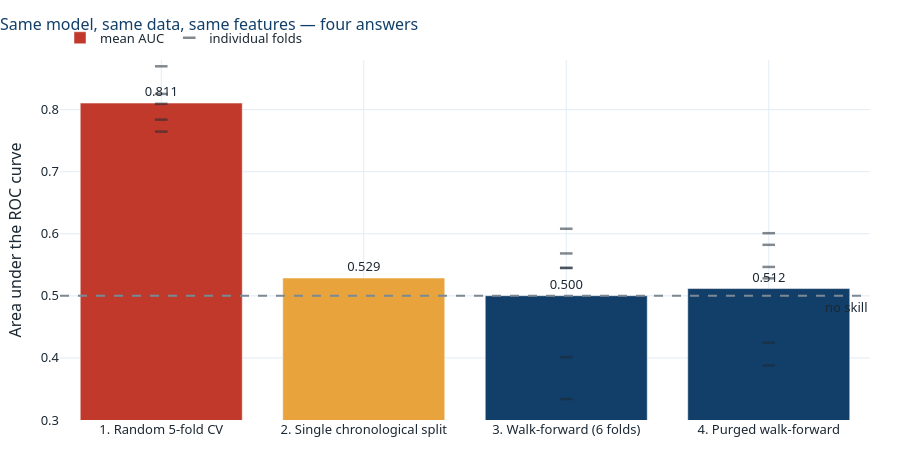

Here is the notebook cell this chart was saved with:
### Code cell
fig = go.Figure()
fig.add_trace(go.Bar(x=ladder.Protocol, y=ladder["Mean AUC"],
                     marker_color=[C["red"], C["amber"], C["navy"], C["navy"]],
                     text=[f"{v:.3f}" for v in ladder["Mean AUC"]],
                     textposition="outside", name="mean AUC"))
for i, (_, v) in enumerate(results.items()):
    if len(v) > 1:
        fig.add_trace(go.Scatter(x=[ladder.Protocol[i]] * len(v), y=v, mode="markers",
                                 marker=dict(size=9, color=C["ink"], opacity=0.55,
                                             symbol="line-ew-open",
                                             line=dict(width=2.5, color=C["ink"])),
                                 showlegend=(i == 0), name="individual folds"))
fig.add_hline(y=0.5, line=dict(color=C["grey"], width=2, dash="dash"),
              annotation_text="no skill", annotation_position="bottom right")
fig.update_yaxes(title="Area under the ROC curve", range=[0.3, 0.88])
style(fig, height=470,
      title="Same model, same data, same features — four answers")
fig.show()

### Figure 1 — Plotly figure (JSON) as saved in the notebook; plotly's stock layout.template omitted (floating-point values rounded to 4 significant figures)
{"data": [{"marker": {"color": ["#C0392B", "#E8A33D", "#123F69", "#123F69"]}, "name": "mean AUC", "text": ["0.811", "0.529", "0.500", "0.512"], "textposition": "outside", "type": "bar", "x": ["1. Random 5-fold CV", "2. Single chronological split", "3. Walk-forward (6 folds)", "4. Purged walk-forward"], "y": [0.8106, 0.5288, 0.5003, 0.5118]}, {"marker": {"color": "#1C2833", "line": {"color": "#1C2833", "width": 2.5}, "opacity": 0.55, "size": 9, "symbol": "line-ew-open"}, "mode": "markers", "name": "individual folds", "showlegend": true, "type": "scatter", "x": ["1. Random 5-fold CV", "1. Random 5-fold CV", "1. Random 5-fold CV", "1. Random 5-fold CV", "1. Random 5-fold CV"], "y": [0.7839, 0.8254, 0.7646, 0.8094, 0.8698]}, {"marker": {"color": "#1C2833", "line": {"color": "#1C2833", "width": 2.5}, "opacity": 0.55, "size": 9, "symbol": "line-ew-open"}, "mode": "markers", "name": "individual folds", "showlegend": false, "type": "scatter", "x": ["3. Walk-forward (6 folds)", "3. Walk-forward (6 folds)", "3. Walk-forward (6 folds)", "3. Walk-forward (6 folds)", "3. Walk-forward (6 folds)", "3. Walk-forward (6 folds)"], "y": [0.5451, 0.6081, 0.5449, 0.3338, 0.4012, 0.5683]}, {"marker": {"color": "#1C2833", "line": {"color": "#1C2833", "width": 2.5}, "opacity": 0.55, "size": 9, "symbol": "line-ew-open"}, "mode": "markers", "name": "individual folds", "showlegend": false, "type": "scatter", "x": ["4. Purged walk-forward", "4. Purged walk-forward", "4. Purged walk-forward", "4. Purged walk-forward", "4. Purged walk-forward", "4. Purged walk-forward"], "y": [0.5466, 0.5822, 0.5282, 0.3879, 0.4246, 0.601]}], "layout": {"annotations": [{"showarrow": false, "text": "no skill", "x": 1, "xanchor": "right", "xref": "x domain", "y": 0.5, "yanchor": "top", "yref": "y"}], "colorway": ["#123F69", "#C0392B", "#2E8B6B", "#E8A33D", "#2E7EBB", "#7A8994"], "font": {"color": "#1C2833", "family": "Segoe UI, Helvetica, Arial, sans-serif", "size": 13}, "height": 470, "hoverlabel": {"font": {"size": 12}}, "legend": {"orientation": "h", "x": 0, "xanchor": "left", "y": 1.02, "yanchor": "bottom"}, "margin": {"b": 50, "l": 60, "r": 30, "t": 60}, "shapes": [{"line": {"color": "#7A8994", "dash": "dash", "width": 2}, "type": "line", "x0": 0, "x1": 1, "xref": "x domain", "y0": 0.5, "y1": 0.5, "yref": "y"}], "title": {"font": {"color": "#123F69", "size": 16}, "text": "Same model, same data, same features — four answers", "x": 0, "xanchor": "left"}, "xaxis": {"gridcolor": "#E2EBF4", "showgrid": true, "zeroline": false}, "yaxis": {"gridcolor": "#E2EBF4", "range": [0.3, 0.88], "showgrid": true, "title": {"text": "Area under the ROC curve"}, "zeroline": false}}}
